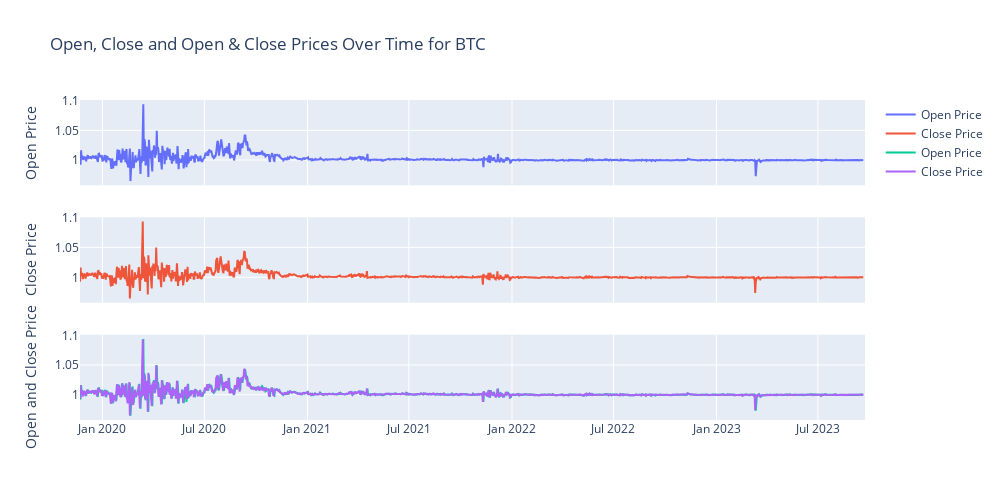

Notebook source saved alongside this figure:
### Markdown cell above
### Now, subplots for Open and Closed Prices

### Code cell
#Subplots for open and close prices

fig = make_subplots(rows=3, cols=1, shared_xaxes=True, vertical_spacing=0.1)

# First subplot (Open Price)
fig.add_trace(go.Scatter(x=DAI['Date'], y=DAI['Open'], mode='lines', name='Open Price'), row=1, col=1)
fig.update_yaxes(title_text="Open Price", row=1, col=1)

# Second subplot (Close Price)
fig.add_trace(go.Scatter(x=DAI['Date'], y=DAI['Close'], mode='lines', name='Close Price'), row=2, col=1)
fig.update_yaxes(title_text="Close Price", row=2, col=1)

# Third subplot(Open and Close Prices)
fig.add_trace(go.Scatter(x=DAI['Date'], y=DAI['Open'], mode='lines', name='Open Price'), row=3, col=1)
fig.add_trace(go.Scatter(x=DAI['Date'], y=DAI['Close'], mode='lines', name='Close Price'), row=3, col=1)
fig.update_yaxes(title_text="Open and Close Price", row=3, col=1)

# setting up the title and size of the graph
fig.update_layout(title_text="Open, Close and Open & Close Prices Over Time for BTC",
    height=500,  # Set the height
    width=1000) # width
fig.show()

### Figure 1 — Plotly figure (JSON) as saved in the notebook; plotly's stock layout.template omitted (floating-point values rounded to 4 significant figures; data arrays with more than 128 entries replaced by an {"elided": "..."} marker saying what was removed)
{"data": [{"mode": "lines", "name": "Open Price", "type": "scatter", "x": {"elided": "1402 str values"}, "xaxis": "x", "y": {"elided": "1402 float values"}, "yaxis": "y"}, {"mode": "lines", "name": "Close Price", "type": "scatter", "x": {"elided": "1402 str values"}, "xaxis": "x2", "y": {"elided": "1402 float values"}, "yaxis": "y2"}, {"mode": "lines", "name": "Open Price", "type": "scatter", "x": {"elided": "1402 str values"}, "xaxis": "x3", "y": {"elided": "1402 float values"}, "yaxis": "y3"}, {"mode": "lines", "name": "Close Price", "type": "scatter", "x": {"elided": "1402 str values"}, "xaxis": "x3", "y": {"elided": "1402 float values"}, "yaxis": "y3"}], "layout": {"height": 500, "title": {"text": "Open, Close and Open & Close Prices Over Time for BTC"}, "width": 1000, "xaxis": {"anchor": "y", "domain": [0, 1], "matches": "x3", "showticklabels": false}, "xaxis2": {"anchor": "y2", "domain": [0, 1], "matches": "x3", "showticklabels": false}, "xaxis3": {"anchor": "y3", "domain": [0, 1]}, "yaxis": {"anchor": "x", "domain": [0.7333, 1], "title": {"text": "Open Price"}}, "yaxis2": {"anchor": "x2", "domain": [0.3667, 0.6333], "title": {"text": "Close Price"}}, "yaxis3": {"anchor": "x3", "domain": [0, 0.2667], "title": {"text": "Open and Close Price"}}}}
